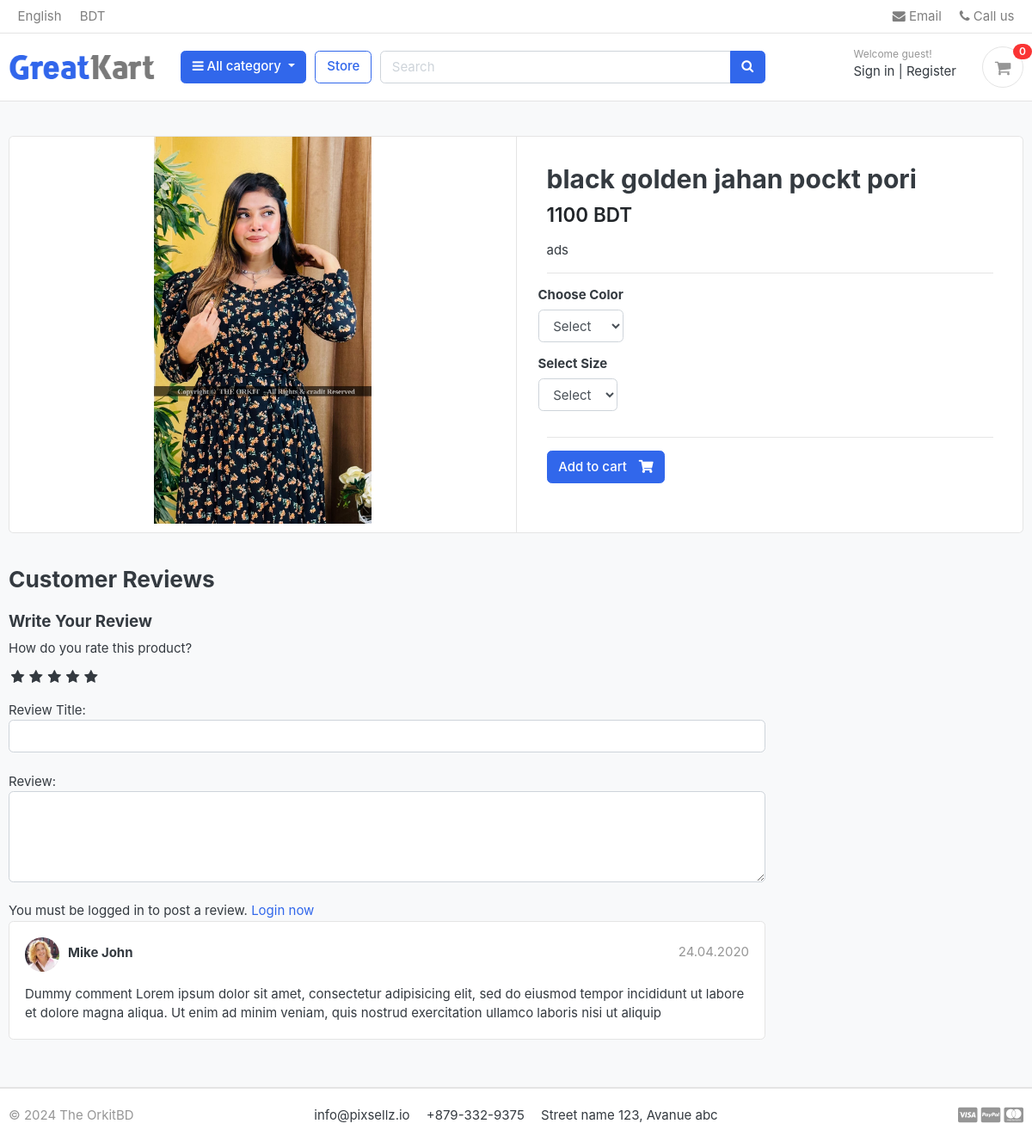
/store/category/pocket-pori-gawn/black-red-jiri/, run on the app's committed database.
### store/models.py (models this page shows, shortened)
class Product (models.Model):
    product_name = models.CharField(max_length=100,unique=True)
    slug  = models.SlugField(max_length=100,unique=True)
    description = models.CharField(max_length=1000,unique=True)
    price = models.IntegerField()
    images = models.ImageField(upload_to='photos/products')
    stock = models.IntegerField()
    is_avilable = models.BooleanField(default=True)
    category = models.ForeignKey(Category,on_delete=models.CASCADE)
    created_date = models.DateTimeField(auto_now=True)
    modified_date = models.DateTimeField(auto_now=True)

### store/views.py (the view)
# urls.py: path('category/<slug:category_slug>/<slug:product_slug>/',product_details, name='product_detail') ,
def product_details(request,category_slug,product_slug):
    try:
        single_product = Product.objects.get(category__slug = category_slug, slug = product_slug)
        in_cart =  CartItem.objects.filter(cart__cart_id= _cart_id(request),product= single_product).exists()
    except Exception as e :
        raise e
    context={
        "single_product":single_product,
        'in_cart':in_cart
    }
    return render(request,'store/product-detail.html',context)

### carts/context_processors.py (called while the page is built)
def counter(request):
    cart_count = 0
    if 'admin' in request.path:
        return {}
    else:
        try:
            cart = Cart.objects.filter(cart_id=_cart_id(request))
            if request.user.is_authenticated:
                cart_items = CartItem.objects.all().filter(user=request.user)
            else:
                cart_items = CartItem.objects.all().filter(cart=cart[:1])
            for cart_item in cart_items:
                cart_count += cart_item.quantity
        except Cart.DoesNotExist:
            cart_count = 0
    return dict(cart_count=cart_count)

### carts/views.py (called while the page is built)
def _cart_id(request):
    cart = request.session.session_key
    if not cart :
        cart = request.session.create()
    return cart

### category/context_processors.py (called while the page is built)
def menu_links(request):
    links = Category.objects.all()
    return dict(links=links)

### category/models.py (called while the page is built)
    def get_url(self):
        return reverse('products_by_category',args=[self.slug])

### store/models.py (called while the page is built)
    def colors(self):
        return super(VariationManager, self).filter(variation_category='color', is_active=True)

    def sizes(self):
        return super(VariationManager, self).filter(variation_category='size', is_active=True)

### templates/store/product-detail.html (shortened to what this page needs)
{% extends "base.html" %}
{% load static %}
{%block content%}
<section class="section-content padding-y bg">
<div class="container">
<div class="card">
	<div class="row no-gutters">
		<aside class="col-md-6">
<article class="gallery-wrap">
	<div class="img-big-wrap">
	   <a href="#"><img src="{{ single_product.images.url }}"></a>
	</div>
</article>
		</aside>
		<main class="col-md-6 border-left">
<form action="{% url 'add_cart' single_product.id%}"  method="POST">
	<article class="content-body">
	<h2 class="title">{{single_product.product_name}}</h2>
	<div class="mb-3">
		<var class="price h4">{{single_product.price}} BDT</var>
	</div>
	<p>{{single_product.description}}</p>
	<hr>
		<div class="row">
			<div class="item-option-select">
				<h6>Choose Color</h6>
					<select name ="color" class="form-control" required>
						<option value="" disabled selected>Select</option>
					</select>
			</div>
		</div>
		<div class="row">
			<div class="item-option-select">
				<h6>Select Size</h6>
					<select name = "size" class="form-control" required>
						<option value="" disabled selected>Select</option>
					</select>
			</div>
		</div>
		<hr>
		{% if single_product.stock <= 0 %}
			<h5>Out of stock </h5>
		{% else %}
				<button type="submit" class="btn  btn-primary"> <span class="text">Add to cart</span> <i class="fas fa-shopping-cart"></i>  </button>
		{% endif %}
	</article>
</form>
		</main>
	</div>
</div>
<br>
<div class="row">
			<div class="col-md-9">
	<header class="section-heading">
		<h3>Customer Reviews </h3>
	</header>
	<form action="{% url 'submit_review' single_product.id %}" method="POST">
		<h5>Write Your Review</h5>
		<div>
			<label>How do you rate this product?</label>
			<br>
			<div class="rate">
				<input type="radio" name="rating" id="rating10" value="5" required /><label for="rating10" title="5"></label>
				<input type="radio" name="rating" id="rating8" value="4" required /><label for="rating8" title="4"></label>
				<input type="radio" name="rating" id="rating6" value="3" required /><label for="rating6" title="3"></label>
				<input type="radio" name="rating" id="rating4" value="2" required /><label for="rating4" title="2"></label>
				<input type="radio" name="rating" id="rating2" value="1" required /><label for="rating2" title="1"></label>
			</div>
<br>
			Review Title:
			<input type="text" class="form-control" name="subject">
			<br>
			Review:
			<textarea name="review" rows="4" class="form-control"></textarea>
			<br>
			{% if user.is_authenticated %}
					<input type="submit" value="Submit Review" class="btn btn-primary">
			{% else %}
			<p>You must be logged in to post a review. <span><a href="{% url 'login' %}">Login now</a></span></p>
			{% endif %}
		</div>
	</form>
	<article class="box mb-3">
		<div class="icontext w-100">
			<img src="./images/avatars/avatar1.jpg" class="img-xs icon rounded-circle">
			<div class="text">
				<span class="date text-muted float-md-right">24.04.2020 </span>
				<h6 class="mb-1">Mike John </h6>
			</div>
		</div>
		<div class="mt-3">
			<p>
				Dummy comment Lorem ipsum dolor sit amet, consectetur adipisicing elit, sed do eiusmod
				tempor incididunt ut labore et dolore magna aliqua. Ut enim ad minim veniam,
				quis nostrud exercitation ullamco laboris nisi ut aliquip
			</p>
		</div>
	</article>
</body>
</html>
{% endblock %}

### static/css/ui.css (style rules this page uses)
html { font-family: "Inter", sans-serif; font-size: 15px; }
.content-body { flex: 1 1 auto; padding: 2rem 2.3rem; }
.img-xs, .img-sm, .img-md, .img-lg { -o-object-fit: cover; object-fit: cover; flex-shrink: 0; flex-grow: 0; }
.img-xs { width: 40px; height: 40px; }
.padding-y { padding-top: 40px; padding-bottom: 40px; }
var { font-style: normal; }
article:after, .form-group:after { display: block; clear: both; content: ""; }
.bg { background-color: #f8f9fa; }
.section-heading { margin-bottom: 20px; margin-top: 15px; }
p:last-child { margin-bottom: 0; }
.btn .text + i { margin-left: 10px; }
.icontext { display: inline-flex; align-items: center; vertical-align: middle; }
.icontext .text { width: 100%; line-height: 1.2; }
.icontext .icon { position: relative; margin-right: 10px; flex-shrink: 0; flex-grow: 0; }
.price { font-weight: 600; color: #212529; }
.box { padding: 18px; background: #fff; border-radius: 0.37rem; border: 1px solid #e4e4e4; }
.box img { max-width: 100%; }
.gallery-wrap .img-big-wrap { margin-bottom: 10px; border-radius: 0.37rem; overflow: hidden; background-color: #fff; }
.gallery-wrap .img-big-wrap a { text-align: center; display: block; }
.gallery-wrap .img-big-wrap img { height: 450px; width: auto; display: inline-block; }
.item-option-select { margin-bottom: 1rem; display: inline-block; margin-right: 15px; }

### theorkit/static/css/custom.css (style rules this page uses)
.rate { display: inline-block;; border: 0; }
.rate > label { float: right; }
.rate > label:before { display: inline-block; font-size: 1.1rem; font-family: FontAwesome; content: "\f005"; margin:0; padding:0.3rem .2rem; cursor: pointer; }

### data on the page
Product: images (picture), product_name "black golden jahan pockt pori", price "1100", description "ads"

### other printed values
{{ cart_count }} "0"
